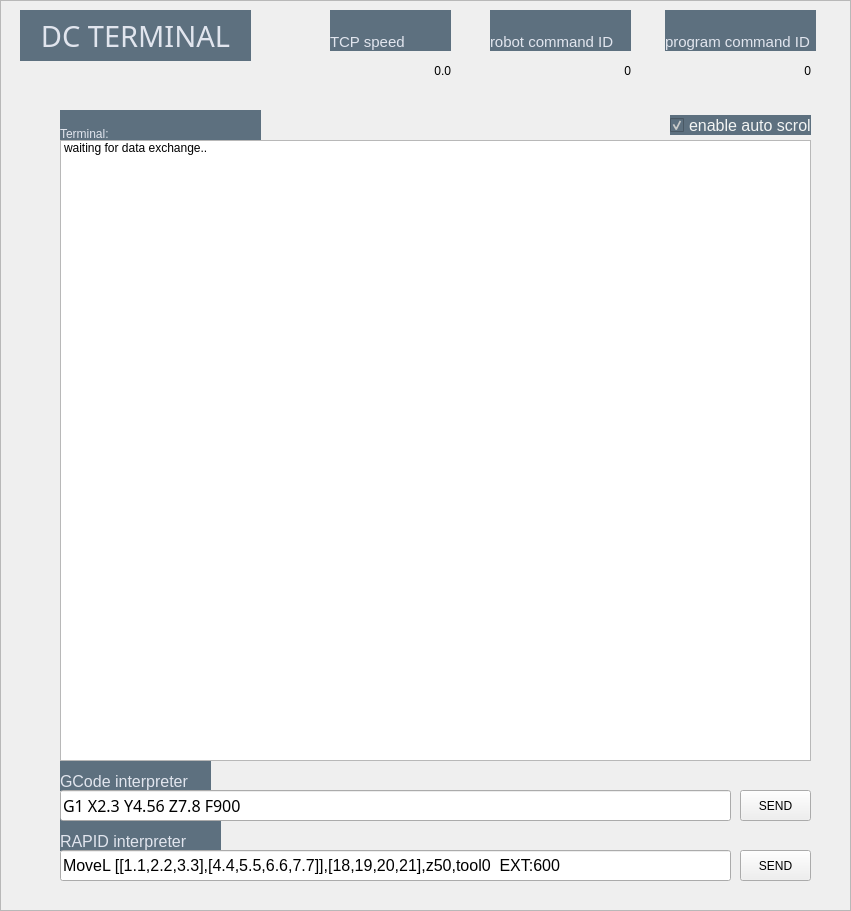
     <widget class="QFrame" name="TERM_frame">
      <property name="geometry">
       <rect>
        <x>1040</x>
        <y>20</y>
        <width>851</width>
        <height>911</height>
       </rect>
      </property>
      <property name="styleSheet">
       <string notr="true"/>
      </property>
      <property name="frameShape">
       <enum>QFrame::StyledPanel</enum>
      </property>
      <property name="frameShadow">
       <enum>QFrame::Raised</enum>
      </property>
      <widget class="QLabel" name="TERM_0_frameLabel">
       <property name="geometry">
        <rect>
         <x>20</x>
         <y>10</y>
         <width>231</width>
         <height>51</height>
        </rect>
       </property>
       <property name="font">
        <font>
         <family>Bahnschrift</family>
         <pointsize>22</pointsize>
        </font>
       </property>
       <property name="styleSheet">
        <string notr="true">border: 0px;
font-size: 22pt;
padding: 0px;
background-color: #5D707F;
color: #E1E5EE;</string>
       </property>
       <property name="text">
        <string>DC TERMINAL</string>
       </property>
       <property name="alignment">
        <set>Qt::AlignCenter</set>
       </property>
      </widget>
      <widget class="QLabel" name="TERM_disp_progCommID">
       <property name="geometry">
        <rect>
         <x>670</x>
         <y>50</y>
         <width>141</width>
         <height>41</height>
        </rect>
       </property>
       <property name="text">
        <string>0</string>
       </property>
       <property name="alignment">
        <set>Qt::AlignRight|Qt::AlignTrailing|Qt::AlignVCenter</set>
       </property>
      </widget>
      <widget class="QLabel" name="TERM_disp_tcpSpeed">
       <property name="geometry">
        <rect>
         <x>330</x>
         <y>50</y>
         <width>121</width>
         <height>41</height>
        </rect>
       </property>
       <property name="text">
        <string>0.0</string>
       </property>
       <property name="alignment">
        <set>Qt::AlignRight|Qt::AlignTrailing|Qt::AlignVCenter</set>
       </property>
      </widget>
      <widget class="QLabel" name="TERM_lbl_progCommID">
       <property name="geometry">
        <rect>
         <x>665</x>
         <y>10</y>
         <width>151</width>
         <height>41</height>
        </rect>
       </property>
       <property name="styleSheet">
        <string notr="true">border: 0px;
font-size: 11pt;
background-color: #5D707F;
color: #E1E5EE;</string>
       </property>
       <property name="text">
        <string>program command ID</string>
       </property>
       <property name="alignment">
        <set>Qt::AlignBottom|Qt::AlignLeading|Qt::AlignLeft</set>
       </property>
      </widget>
      <widget class="QLabel" name="TERM_disp_robCommID">
       <property name="geometry">
        <rect>
         <x>490</x>
         <y>50</y>
         <width>141</width>
         <height>41</height>
        </rect>
       </property>
       <property name="text">
        <string>0</string>
       </property>
       <property name="alignment">
        <set>Qt::AlignRight|Qt::AlignTrailing|Qt::AlignVCenter</set>
       </property>
      </widget>
      <widget class="QLabel" name="TERM_lbl_tcpSpeed">
       <property name="geometry">
        <rect>
         <x>330</x>
         <y>10</y>
         <width>121</width>
         <height>41</height>
        </rect>
       </property>
       <property name="styleSheet">
        <string notr="true">border: 0px;
font-size: 11pt;
background-color: #5D707F;
color: #E1E5EE;</string>
       </property>
       <property name="text">
        <string>TCP speed</string>
       </property>
       <property name="alignment">
        <set>Qt::AlignBottom|Qt::AlignLeading|Qt::AlignLeft</set>
       </property>
      </widget>
      <widget class="QLabel" name="TERM_lbl_robCommID">
       <property name="geometry">
        <rect>
         <x>490</x>
         <y>10</y>
         <width>141</width>
         <height>41</height>
        </rect>
       </property>
       <property name="styleSheet">
        <string notr="true">border: 0px;
font-size: 11pt;
background-color: #5D707F;
color: #E1E5EE;</string>
       </property>
       <property name="text">
        <string>robot command ID</string>
       </property>
       <property name="alignment">
        <set>Qt::AlignBottom|Qt::AlignLeading|Qt::AlignLeft</set>
       </property>
      </widget>
      <widget class="QListWidget" name="TERM_arr_terminal">
       <property name="geometry">
        <rect>
         <x>60</x>
         <y>140</y>
         <width>751</width>
         <height>621</height>
        </rect>
       </property>
       <property name="styleSheet">
        <string notr="true"/>
       </property>
       <property name="sizeAdjustPolicy">
        <enum>QAbstractScrollArea::AdjustIgnored</enum>
       </property>
       <property name="verticalScrollMode">
        <enum>QAbstractItemView::ScrollPerItem</enum>
       </property>
       <property name="flow">
        <enum>QListView::TopToBottom</enum>
       </property>
       <item>
        <property name="text">
         <string>waiting for data exchange..</string>
        </property>
       </item>
      </widget>
      <widget class="QLabel" name="TERM_lbl_terminal">
       <property name="geometry">
        <rect>
         <x>60</x>
         <y>110</y>
         <width>201</width>
         <height>31</height>
        </rect>
       </property>
       <property name="styleSheet">
        <string notr="true">border: 0px;
background-color: #5D707F;
color: #E1E5EE;</string>
       </property>
       <property name="text">
        <string>Terminal:</string>
       </property>
       <property name="alignment">
        <set>Qt::AlignBottom|Qt::AlignLeading|Qt::AlignLeft</set>
       </property>
      </widget>
      <widget class="QLabel" name="TERM_lbl_gcodeInterp">
       <property name="geometry">
        <rect>
         <x>60</x>
         <y>750</y>
         <width>151</width>
         <height>41</height>
        </rect>
       </property>
       <property name="styleSheet">
        <string notr="true">border: 0px;
font-size: 12pt;
background-color: #5D707F;
color: #E1E5EE;</string>
       </property>
       <property name="text">
        <string>GCode interpreter</string>
       </property>
       <property name="alignment">
        <set>Qt::AlignBottom|Qt::AlignLeading|Qt::AlignLeft</set>
       </property>
       <property name="buddy">
        <cstring>TERM_entry_gcodeInterp</cstring>
       </property>
      </widget>
      <widget class="QLineEdit" name="TERM_entry_gcodeInterp">
       <property name="geometry">
        <rect>
         <x>60</x>
         <y>790</y>
         <width>671</width>
         <height>31</height>
        </rect>
       </property>
       <property name="font">
        <font>
         <family>Bahnschrift</family>
         <pointsize>12</pointsize>
        </font>
       </property>
       <property name="styleSheet">
        <string notr="true">font-size: 12pt;</string>
       </property>
       <property name="text">
        <string>G1 X2.3 Y4.56 Z7.8 F900</string>
       </property>
       <property name="alignment">
        <set>Qt::AlignLeading|Qt::AlignLeft|Qt::AlignVCenter</set>
       </property>
      </widget>
      <widget class="QLineEdit" name="TERM_entry_rapidInterp">
       <property name="geometry">
        <rect>
         <x>60</x>
         <y>850</y>
         <width>671</width>
         <height>31</height>
        </rect>
       </property>
       <property name="styleSheet">
        <string notr="true">font-size: 12pt;</string>
       </property>
       <property name="text">
        <string>MoveL [[1.1,2.2,3.3],[4.4,5.5,6.6,7.7]],[18,19,20,21],z50,tool0  EXT:600</string>
       </property>
       <property name="alignment">
        <set>Qt::AlignLeading|Qt::AlignLeft|Qt::AlignVCenter</set>
       </property>
      </widget>
      <widget class="QLabel" name="TERM_lbl_rapidInterp">
       <property name="geometry">
        <rect>
         <x>60</x>
         <y>810</y>
         <width>161</width>
         <height>41</height>
        </rect>
       </property>
       <property name="styleSheet">
        <string notr="true">border: 0px;
font-size: 12pt;
background-color: #5D707F;
color: #E1E5EE;</string>
       </property>
       <property name="text">
        <string>RAPID interpreter</string>
       </property>
       <property name="alignment">
        <set>Qt::AlignBottom|Qt::AlignLeading|Qt::AlignLeft</set>
       </property>
       <property name="buddy">
        <cstring>TERM_entry_rapidInterp</cstring>
       </property>
      </widget>
      <widget class="QPushButton" name="TERM_btt_gcodeInterp">
       <property name="geometry">
        <rect>
         <x>740</x>
         <y>790</y>
         <width>71</width>
         <height>31</height>
        </rect>
       </property>
       <property name="text">
        <string>SEND</string>
       </property>
      </widget>
      <widget class="QPushButton" name="TERM_btt_rapidInterp">
       <property name="geometry">
        <rect>
         <x>740</x>
         <y>850</y>
         <width>71</width>
         <height>31</height>
        </rect>
       </property>
       <property name="text">
        <string>SEND</string>
       </property>
      </widget>
      <widget class="QCheckBox" name="TERM_chk_autoScroll">
       <property name="geometry">
        <rect>
         <x>670</x>
         <y>115</y>
         <width>141</width>
         <height>20</height>
        </rect>
       </property>
       <property name="styleSheet">
        <string notr="true">background-color: #5d707f;
font-size: 12pt;
color: #f2f4f3;
</string>
       </property>
       <property name="text">
        <string>enable auto scroll</string>
       </property>
       <property name="checked">
        <bool>true</bool>
       </property>
      </widget>
      <zorder>TERM_lbl_rapidInterp</zorder>
      <zorder>TERM_lbl_gcodeInterp</zorder>
      <zorder>TERM_lbl_terminal</zorder>
      <zorder>TERM_lbl_progCommID</zorder>
      <zorder>TERM_lbl_robCommID</zorder>
      <zorder>TERM_lbl_tcpSpeed</zorder>
      <zorder>TERM_0_frameLabel</zorder>
      <zorder>TERM_disp_progCommID</zorder>
      <zorder>TERM_disp_tcpSpeed</zorder>
      <zorder>TERM_disp_robCommID</zorder>
      <zorder>TERM_arr_terminal</zorder>
      <zorder>TERM_entry_gcodeInterp</zorder>
      <zorder>TERM_entry_rapidInterp</zorder>
      <zorder>TERM_btt_gcodeInterp</zorder>
      <zorder>TERM_btt_rapidInterp</zorder>
      <zorder>TERM_chk_autoScroll</zorder>
     </widget>
